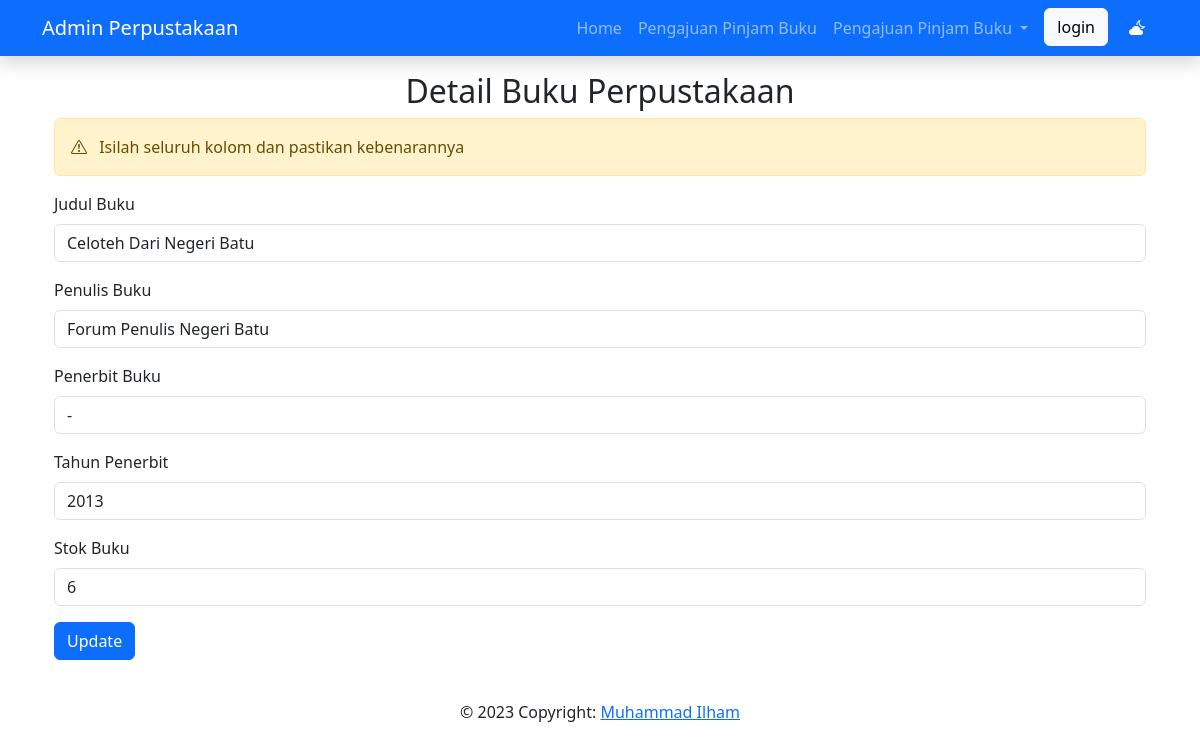
The app's page /detail-buku.php?id_buku=7 with its own data.
### tables this page shows
CREATE TABLE `buku` (
  `id_buku` int(11) NOT NULL,
  `judul_buku` varchar(100) NOT NULL,
  `penulis_buku` varchar(50) NOT NULL,
  `sinopsis` varchar(500) NOT NULL,
  `tahun` varchar(4) NOT NULL,
  `stok` int(11) NOT NULL
);

### detail-buku.php (the view, shortened to what this page needs)
<?php include 'template/header.php'; ?>
<body>
	<?php include 'template/nav.php'; ?>
	<div class="container mt-5 p-4">
		<h2 class="text-center">Detail Buku Perpustakaan</h2>
		<div class="alert alert-warning d-flex align-items-center" role="alert">
			<div>
				<i class="bi bi-exclamation-triangle me-2"> </i> Isilah seluruh kolom dan pastikan kebenarannya
			</div>
		</div>
		<?php
		include 'koneksi.php';
		$id_buku = $_GET['id_buku'];
		$query = "SELECT * FROM buku WHERE id_buku='$id_buku'";
		$result = mysqli_query($koneksi, $query);
		while ($data = mysqli_fetch_array($result)) {
		?>
			<form action="ubah-buku.php?id_buku=<?php echo $data['id_buku']; ?>" method="post">
				<div class="mb-3">
					<label for="judul_buku" class="form-label">Judul Buku</label>
					<input type="text" class="form-control" id="judul_buku" name="judul_buku" placeholder="Masukan Judul buku" required value="<?php echo $data['judul_buku']; ?>">
				</div>
				<div class="mb-3">
					<label for="penulis_buku" class="form-label">Penulis Buku</label>
					<input type="text" class="form-control" id="penulis_buku" name="penulis_buku" placeholder="Masukan Penulis Buku" required value="<?php echo $data['penulis_buku']; ?>">
				</div>
				<div class="mb-3">
					<label for="sinopsis" class="form-label">Penerbit Buku</label>
					<input type="text" class="form-control" id="sinopsis" name="sinopsis" placeholder="Masukan Penerbit Buku" required value="<?php echo $data['sinopsis']; ?>">
				</div>
				<div class="mb-3">
					<label for="tahun" class="form-label">Tahun Penerbit</label>
					<input type="text" class="form-control" id="tahun" name="tahun" placeholder="Masukan Tahun Penerbit" required value="<?php echo $data['tahun']; ?>">
				</div>
				<div class="mb-3">
					<label for="stok" class="form-label">Stok Buku</label>
					<input type="text" class="form-control" id="stok" name="stok" placeholder="Masukan Stok Buku" required value="<?php echo $data['stok']; ?>">
				</div>
				<div class="col-12">
					<button type="submit" name="POST" class="btn btn-primary">Update</button>
				</div>
			</form>
		<?php
		}
		?>
	</div>
</body>
<?php include 'template/footer.php'; ?>

### records on screen
buku: judul_buku "Celoteh Dari Negeri Batu", penulis_buku "Forum Penulis Negeri Batu", sinopsis "-", tahun "2013", stok "6"
